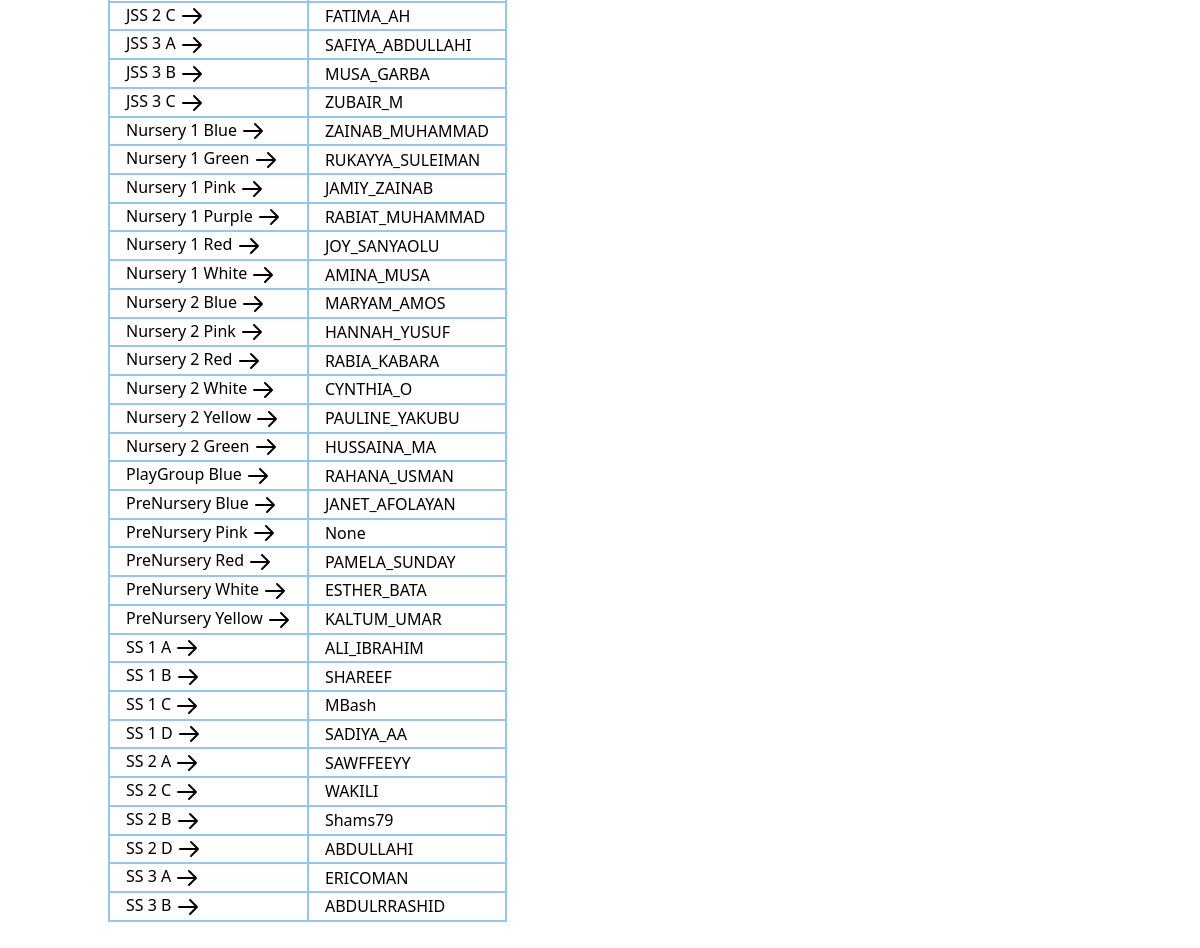
The app's page /classList/ (signed in, lower part), older data.
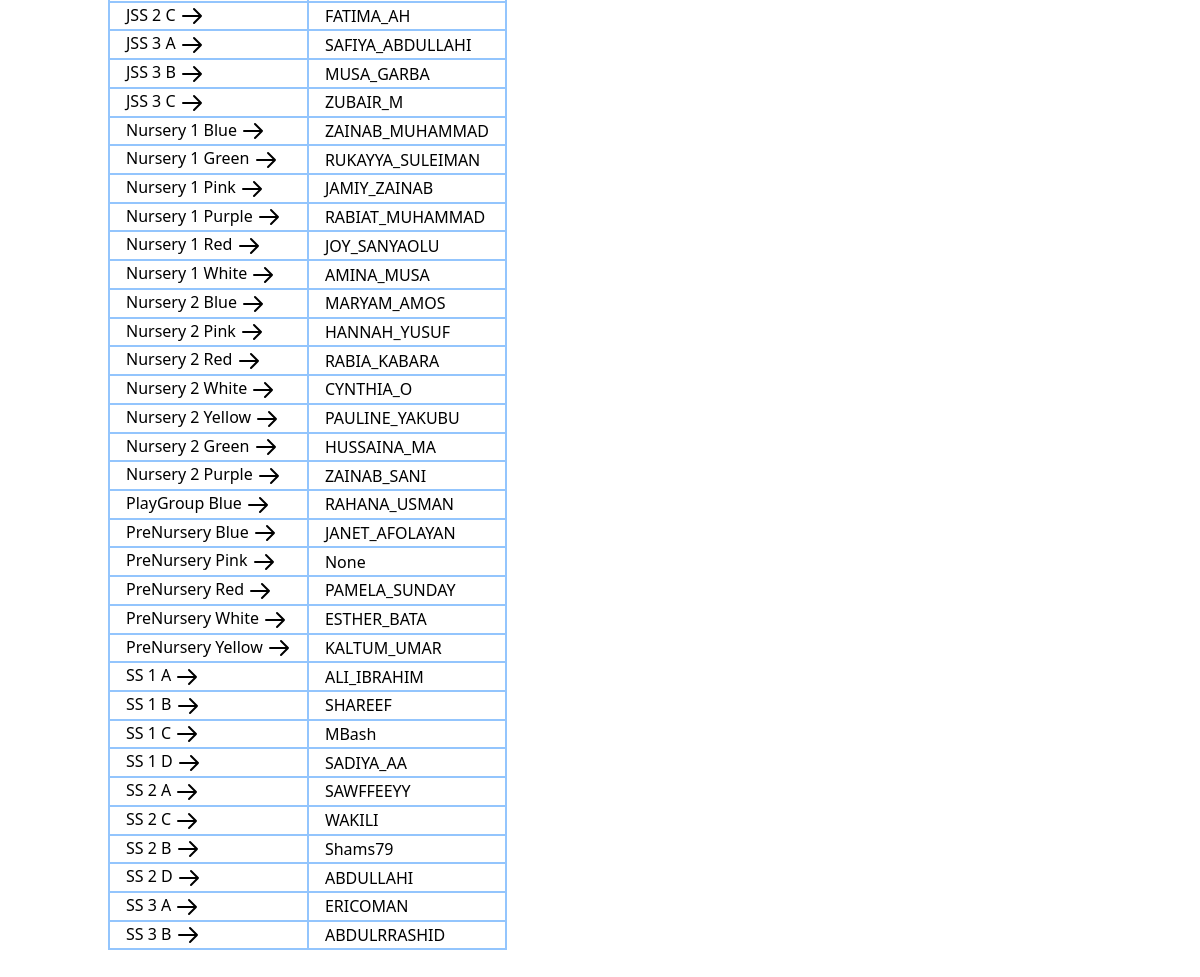
The same page, newer data.
### result/models.py (models this page shows, shortened)
class classArmTeacher(models.Model):
    className = models.ForeignKey(all_class, on_delete=models.CASCADE, null=True)
    classArm = models.ForeignKey(classArm, related_name='classArm', on_delete=models.CASCADE, null=True)
    classTeacher = models.ForeignKey(User, on_delete=models.SET_NULL, null=True)
    date = models.DateTimeField(auto_now_add=True)
    class Meta:
        ordering = ['className']

class all_class(models.Model):
    className = models.CharField(max_length=100 , unique=True)
    section = models.ForeignKey(section, on_delete=models.CASCADE, null=True)
    complete = models.BooleanField(default=False)
    date = models.DateTimeField(auto_now_add=True)
    def __str__(self):
        return self.className
    class Meta:
        ordering = ['className']

class classArm(models.Model):
    armName = models.CharField(max_length=100 , unique=True)
    def __str__(self):
        return self.armName
    class Meta:
        ordering = ['armName']

### users/models.py (models this page shows, shortened)
class User(AbstractUser):
    class Role(models.TextChoices):
        ADMIN = 'admin'
        TEACHER = 'teacher'
        STUDENT = 'student'
    base_role = Role.TEACHER
    role = models.CharField(max_length=10, choices= Role.choices , null=True, blank=True)
    section = models.ForeignKey('result.section', on_delete=models.SET_NULL, null=True , blank=True)
    class Meta:
        db_table = 'auth_user'
    def __str__(self):
        return self.username

### result/views.py (the view)
# urls.py: path('classList/', classList.as_view(), name='classList'),
class classList(ListView):
    model = classArmTeacher
    template_name = 'result/classList.html'
    def get_context_data(self, **kwargs):
        context = super(classList, self).get_context_data(**kwargs)
        if self.request.user.is_staff:
            context['all_class'] = classArmTeacher.objects.all()
        else:
            context['teacherSubject'] = allsubject.objects.filter(subjectTeacher=self.request.user)
            context['all_class'] = classArmTeacher.objects.filter(id__in=context['teacherSubject'].values_list('className', flat=True))
        return context

### result/models.py (called while the page is built)
    def __str__(self):
        return self.sectionName

### result/templates/result/classList.html (shortened to what this page needs)
<script src="https://cdn.tailwindcss.com"></script>
<link rel="stylesheet" href="https://cdn.tailgrids.com/tailgrids-fallback.css" />
{% include 'navbar.html' %}
<section class="text-gray-600 body-font">
   <div class="container px-5 py-24 mx-auto">
     <div class="w-full mx-auto">
      <table class="table-auto w-auto text-left whitespace-no-wrap">
        <tbody>
           {% for class in all_class %}
          <tr>
            <td class="hover:bg-green-300 px-4 border-2 border-blue-300">
              <a href="{% url 'result:classDetails' class.id %}">
               {{ class.className }} {{ class.classArm }}
               <svg xmlns="http://www.w3.org/2000/svg" class="h-6 w-6 inline-block" fill="none" viewBox="0 0 24 24" stroke="currentColor">
             </a>
           </td>
            <td class="px-4 border-2 border-blue-300"> {{ class.classTeacher }} </td>
          </tr>
          {% empty %}
            <h1 class="text-gray-900">No Results</h1>
            {% endfor %}
        </tbody>
      </table>
    </div>
   </div>
 </section>

Row changes from the older to the newer data that the page shows:
added classArmTeacher: className "Nursery 2", classArm "Purple", classTeacher "ZAINAB_SANI"
